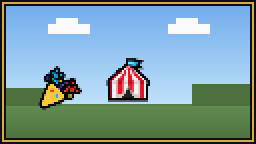
#> input picture site/assets/scenes/s10_0.png, 128 x 72 px (shown 2 times larger); its folder holds only this picture in this run
$ python gen_scenes.py
#> lines starting #> are read from the running program, lines starting #| are printed output that depends on the picture
# -*- coding: utf-8 -*-
"""Генератор пиксельных сцен для историй кита: фон-палитра + эмодзи-спрайты + рамка."""
import os
import json
import glob
from PIL import Image, ImageDraw, ImageFont

ROOT = os.path.dirname(os.path.dirname(os.path.abspath(__file__)))
DATA = os.path.join(ROOT, "data")
OUT = os.path.join(ROOT, "site", "assets", "scenes")
os.makedirs(OUT, exist_ok=True)
EMOJI_FONT = r"C:\Windows\Fonts\seguiemj.ttf"

W, H = 128, 72
_c = {}
# [10 lines left out: functions emoji_font, vgrad, not called in this run]

BGS = {
    "dawn":   {"sky": ((70, 60, 110, 255), (250, 170, 110, 255)), "ground": (86, 62, 52, 255), "ground2": (64, 46, 40, 255), "stars": 8},
    "day":    {"sky": ((110, 170, 235, 255), (190, 225, 250, 255)), "ground": (98, 140, 80, 255), "ground2": (76, 112, 62, 255), "stars": 0},
    "sunset": {"sky": ((90, 70, 130, 255), (240, 140, 90, 255)), "ground": (80, 58, 52, 255), "ground2": (58, 42, 40, 255), "stars": 5},
    "night":  {"sky": ((14, 16, 40, 255), (40, 40, 80, 255)), "ground": (34, 30, 52, 255), "ground2": (24, 22, 40, 255), "stars": 26},
    "market": {"sky": ((120, 160, 220, 255), (250, 210, 150, 255)), "ground": (150, 120, 85, 255), "ground2": (120, 95, 68, 255), "stars": 0},
    "castle": {"sky": ((40, 45, 90, 255), (120, 110, 170, 255)), "ground": (70, 66, 90, 255), "ground2": (50, 48, 70, 255), "stars": 16},
    "forest": {"sky": ((90, 140, 190, 255), (160, 210, 230, 255)), "ground": (60, 110, 60, 255), "ground2": (44, 84, 46, 255), "stars": 0},
    "sea":    {"sky": ((100, 150, 210, 255), (180, 220, 240, 255)), "ground": (50, 100, 170, 255), "ground2": (36, 76, 140, 255), "stars": 0},
}

# [49 lines left out: functions emoji_sprite, make_scene, not called in this run]

def load_lessons():
    lessons = []
    for f in sorted(glob.glob(os.path.join(DATA, "module*.json"))):
        mod = json.load(open(f, encoding="utf-8"))
        lessons.extend(mod["lessons"])
    return lessons

def main():
    made = 0
    for l in load_lessons():
        for i, part in enumerate(l["story"]["parts"]):
            sc = part["scene"]
            img = make_scene(sc["emoji"], sc.get("bg", "day"))
            img.save(os.path.join(OUT, f"s{l['n']}_{i}.png"))
            made += 1
    print(f"сцен: {made}")
    # превью
    files = sorted(os.listdir(OUT))
    cols = 6
    rows = (len(files) + cols - 1) // cols
    sw, sh = 256, 144
    sheet = Image.new("RGBA", (cols * (sw + 4) + 4, rows * (sh + 4) + 4), (24, 18, 40, 255))
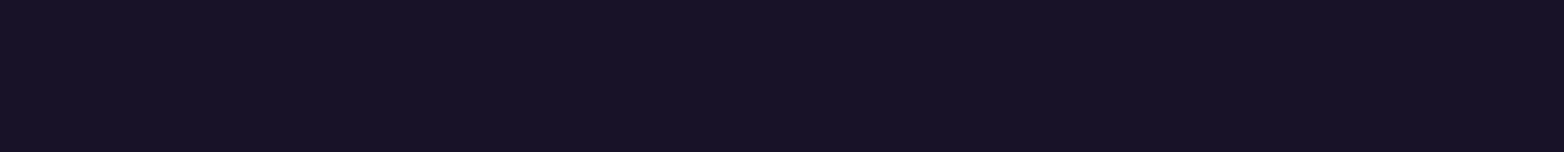
#> sheet: PIL image 1564x152 RGBA; mean R, G, B, A 24, 18, 40, 255
    for i, f in enumerate(files):
        img = Image.open(os.path.join(OUT, f)).resize((sw, sh), Image.NEAREST)
        r, c = divmod(i, cols)
        sheet.alpha_composite(img, (4 + c * (sw + 4), 4 + r * (sh + 4)))
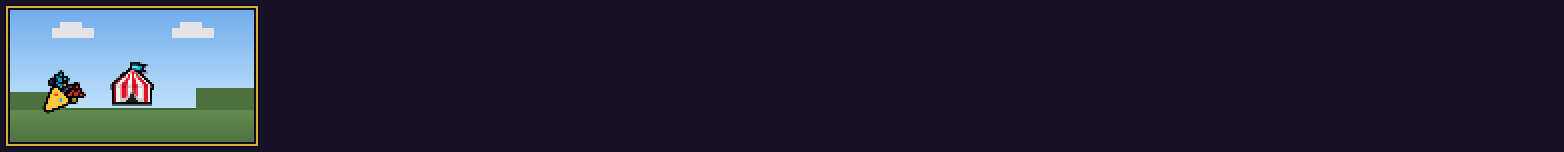
#> sheet: PIL image 1564x152 RGBA; mean R, G, B, A 39.3, 39, 58.2, 255
    sheet.save(os.path.join(ROOT, "..", "preview_scenes.png"))
    print("превью: preview_scenes.png")

if __name__ == "__main__":
    main()

$ run again, on site/assets/scenes/s11_1.png
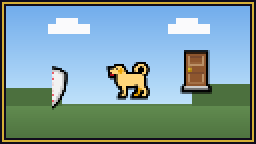
#> input picture site/assets/scenes/s11_1.png, 128 x 72 px (shown 2 times larger)
#> in main, `sheet.alpha_composite(img, (4 + c * (sw + 4), 4 + r * (sh + 4)))`:
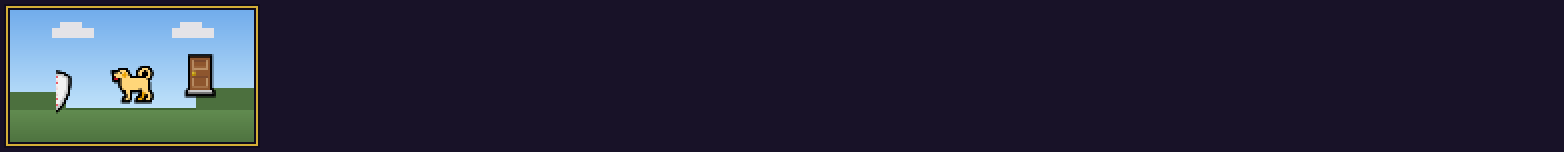
#> sheet: PIL image 1564x152 RGBA; mean R, G, B, A 39.3, 39, 58, 255
